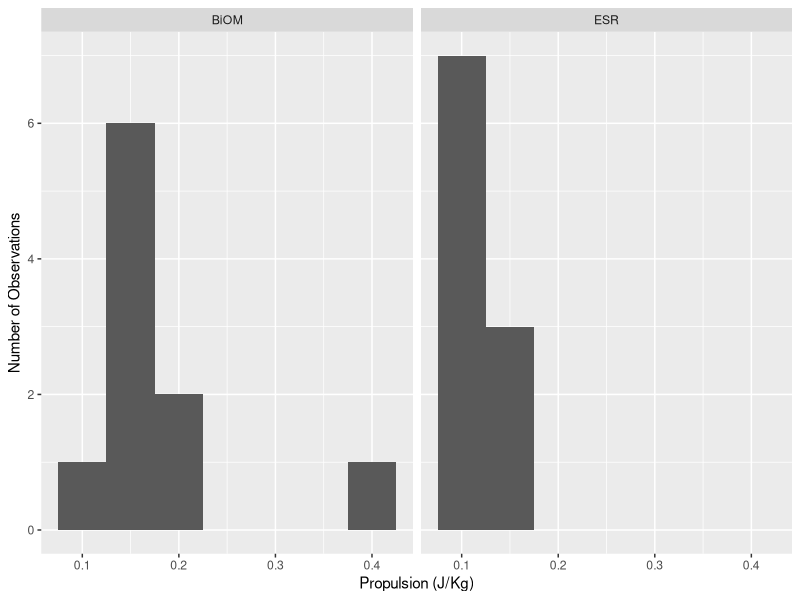
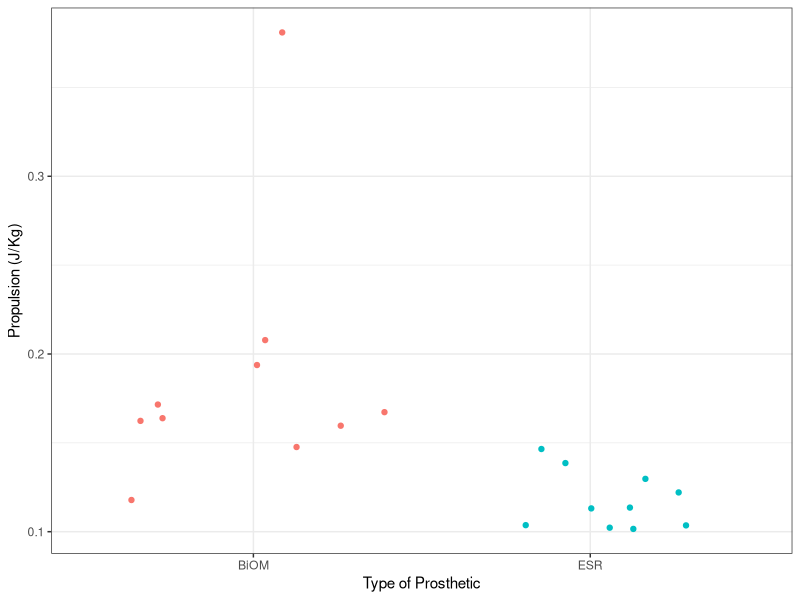
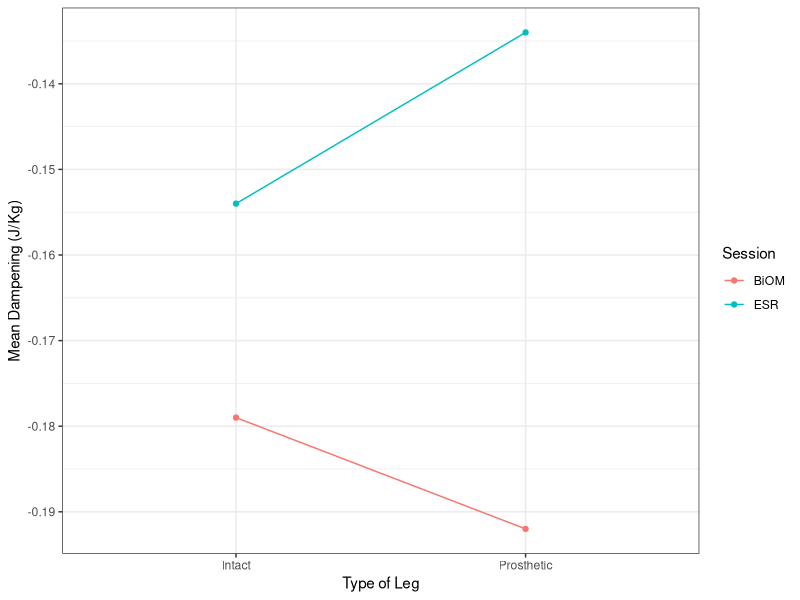
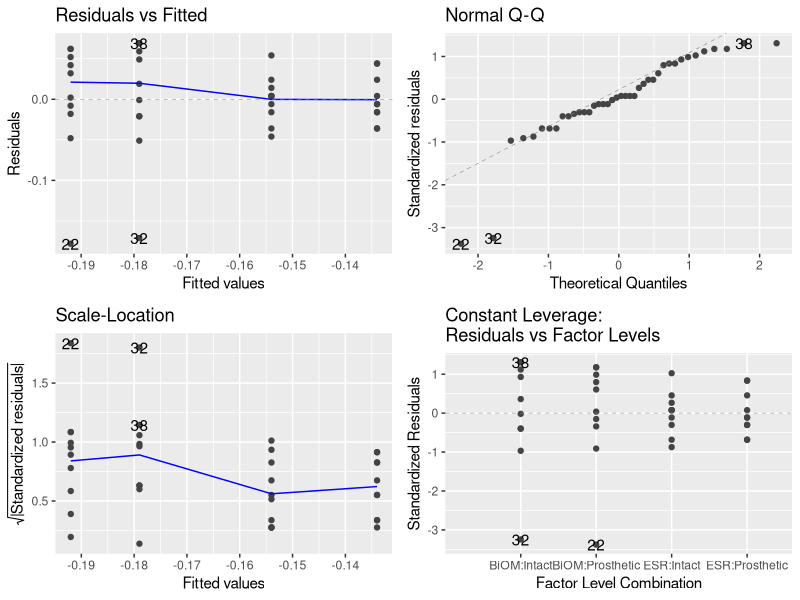
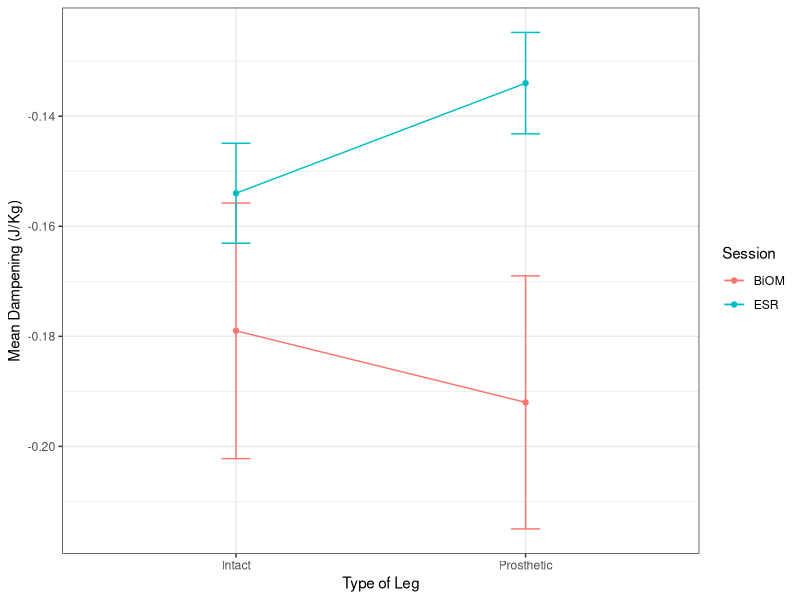
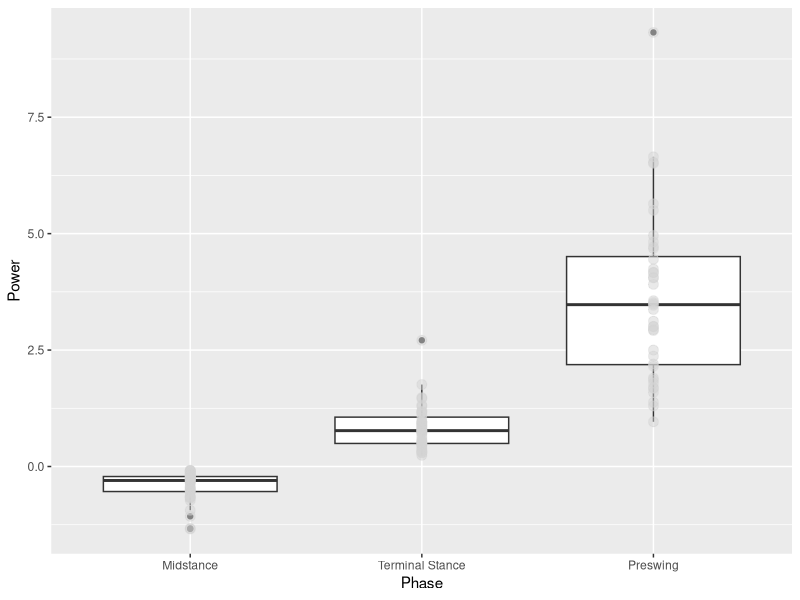
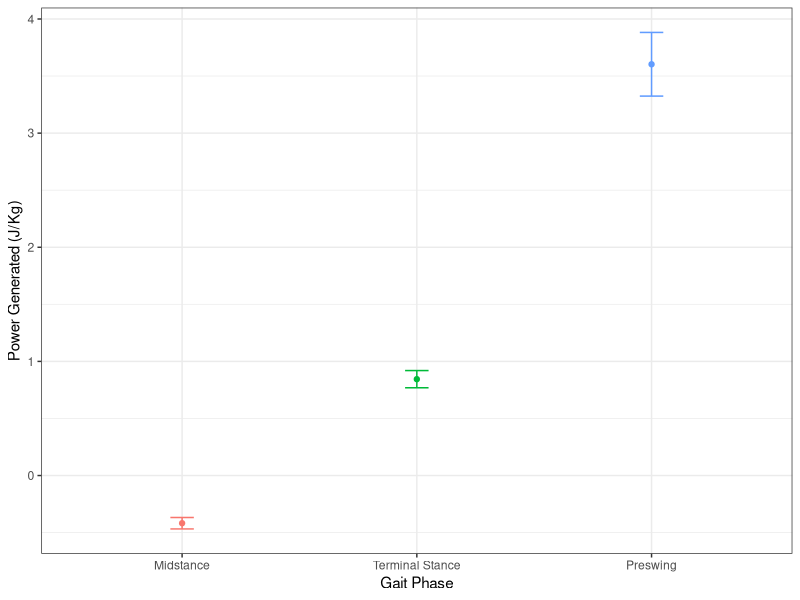

The R source for these figures, in order:
## ---- chunk 1
# clear R's environment
rm(list = ls())

# import the modules that we need
library(dplyr)
library(ggplot2)
library(tidyr)
library(ggfortify)
library(here)

# import the data
DF <- read.csv(here("Data", "Processed", "processed_prosthetic_analysis.csv"))
## ---- chunk 2
# make a histogram of the propulsion based on prosthetic type
ggplot(filter(DF, Side == "Prosthetic"), aes(x = Propulsion))+
  geom_histogram(binwidth = 0.05)+
  facet_wrap(~Session)+
  xlab("Propulsion (J/Kg)")+
  ylab("Number of Observations")
  
## ---- chunk 3
# separate the prosthetic data from the data corresponding to the intact leg data.
DF_prosthetic <- DF %>% filter(Side == "Prosthetic")

# perform two sample t test
t.test(Propulsion ~ Session, data = DF_prosthetic)
## ---- chunk 4
# grab the standard error values to report

sum_Propulsion <- DF %>% group_by(Session) %>% summarise(
     meanPropulsion = mean(Propulsion),
     sePropulsion = sd(Propulsion)/sqrt(sum(!is.na(Propulsion)))
)

# make a scatter plot comparing the distribution of propulsion values between the active and passive prostheses
ggplot(DF_prosthetic, aes(Session, Propulsion, colour = Session))+
     xlab("Type of Prosthetic")+
     ylab("Propulsion (J/Kg)")+
     geom_jitter()+
     theme_bw()+
     theme(legend.position="none")
## ---- chunk 5
# convert the Session and the Side categories to factor data and take a look at the variables
DF$Session <- as.factor(DF$Session)
DF$Side <- as.factor(DF$Side)

# calculate the means of the combinations of different factors
meanDF <- DF %>% group_by(Side, Session) %>% summarise(meanDampening = mean(Braking))

# Plot this to show the differences between the different types of prostheses compared to the intact leg
ggplot(meanDF, aes(Side, meanDampening, color = Session, group = Session))+
     geom_point()+
     geom_line()+
     theme_bw()+
     ylab("Mean Dampening (J/Kg)")+
     xlab("Type of Leg")
## ---- chunk 6
# create the model using the lm() function
model_dampening <- lm(Braking ~ Session+Side+Session*Side, data = DF)

# check assumptions
autoplot(model_dampening, smooth.color = NA)
## ---- chunk 7
# generate ANOVA table
anova(model_dampening)
## ---- chunk 8
# take a look at the summary and comparisons between the specific conditions
summary.lm(model_dampening)
## ---- chunk 9
# grab the standard error values to report

sumDF<-DF %>% group_by(Side, Session) %>% summarise(
     meanDamp = mean(Braking),
     seDamp = sd(Braking)/sqrt(sum(!is.na(Braking)))
)

# create scatterplot with error bars
ggplot(sumDF, aes(Side, meanDamp, color = Session, group = Session))+
     geom_point()+
     geom_line()+
     geom_errorbar(aes(ymin = meanDamp - seDamp,
                       ymax = meanDamp + seDamp), width = 0.1)+
     theme_bw()+
    xlab("Type of Leg")+
    ylab("Mean Dampening (J/Kg)")
## ---- chunk 10
# convert the data to long format
DF_long <- pivot_longer(DF, names_to = "Phase", cols = Power_Gen_Pre:Power_Gen_Terminal,  values_to = "Power")

# convert the phase data from character data to factor data
DF_long$Phase <- as.factor(DF_long$Phase)
levels(DF_long$Phase)

# relevel the Phase factor to put the levels in the correct order which should be midstance, terminalstance, preswing
DF_long$Phase <- factor(DF_long$Phase, levels=c('Power_Gen_Mid', 'Power_Gen_Terminal', 'Power_Gen_Pre'))
## ---- chunk 11
# reassign the values of the different gait phases to make them show up nicer on the graph
DF_long$Phase <- recode(DF_long$Phase, Power_Gen_Mid = 'Midstance', Power_Gen_Terminal = 'Terminal Stance', Power_Gen_Pre = 'Preswing')

# make a boxplot of the data
ggplot(DF_long, aes(Phase, Power)) +
  geom_boxplot()+
  geom_point(size = 3, colour = 'lightgrey', alpha = 0.5)
## ---- chunk 12
# Use the aov() function to generate a repeated ANOVA model
power_model <- aov(Power~factor(Phase)+Error(factor(Subject)), data = DF_long)

# check assumptions
# autoplot(power_model, smooth.color = NA)
## ---- chunk 13
# run a summary of the model
summary(power_model)
## ---- chunk 14
# calculate the means and standard errors of these by group

sum_power <-DF_long %>% group_by(Phase) %>% summarise(
     meanPower = mean(Power),
     sePower = sd(Power)/sqrt(sum(!is.na(Power)))
)

# create scatterplot with error bars
ggplot(sum_power, aes(Phase, meanPower, color = Phase))+
     geom_point()+
     geom_line()+
     geom_errorbar(aes(ymin = meanPower - sePower,
                       ymax = meanPower + sePower), width = 0.1)+
    theme_bw()+
    theme(legend.position="none")+
    xlab("Gait Phase")+
    ylab("Power Generated (J/Kg)")
    
